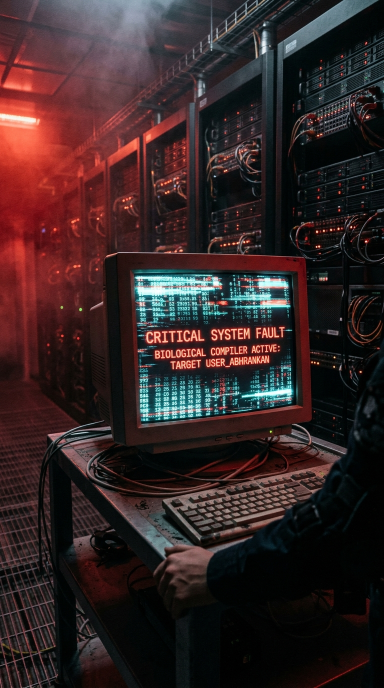
#> input picture episodes/keyframes/scene_07.jpg, 768 x 1376 px (shown at 1/2 size)
$ python generate_thumbnails.py
#> lines starting #> are read from the running program, lines starting #| are printed output that depends on the picture
"""
Server Room B - High-Converting 9:16 Video Thumbnail & Poster Generator
Generates high-contrast vertical covers with vignettes, hook badges, and typography.
Credit: Story by Abhrankan Chakrabarti
"""

import os
from PIL import Image, ImageDraw, ImageFont, ImageEnhance

def generate():
    repo_dir = os.path.dirname(os.path.dirname(os.path.abspath(__file__)))
    kf_dir = os.path.join(repo_dir, "episodes", "keyframes")
    out_dir = os.path.join(repo_dir, "episodes")

    try:
        font_hook = ImageFont.truetype("arialbd.ttf", 44)
        font_subhook = ImageFont.truetype("arialbd.ttf", 30)
        font_title = ImageFont.truetype("arialbd.ttf", 36)
        font_credit = ImageFont.truetype("arialbd.ttf", 24)
    except:
        font_hook = font_subhook = font_title = font_credit = ImageFont.load_default()

    # --- 1. Thumbnail for Part 1: The Packet ---
    base_p1 = os.path.join(kf_dir, "scene_07.jpg")
    img1 = Image.open(base_p1).convert("RGB").resize((720, 1280), Image.Resampling.LANCZOS)
    img1 = ImageEnhance.Contrast(img1).enhance(1.25)
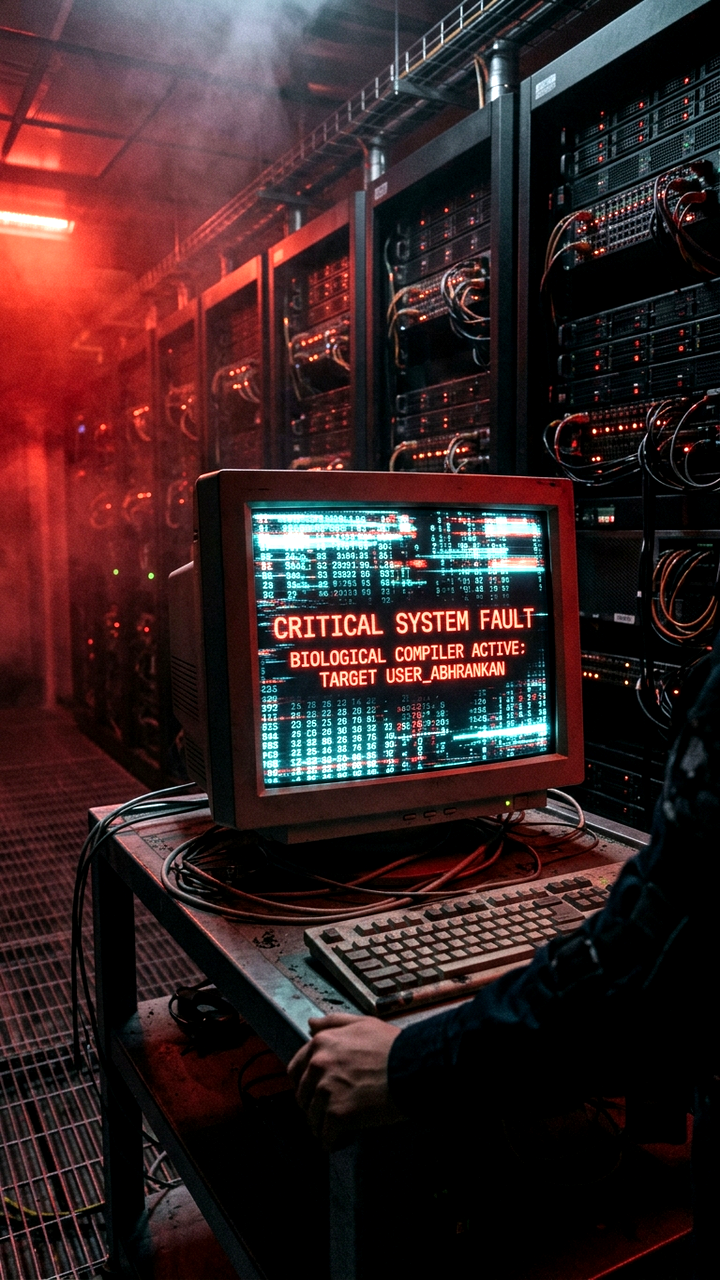
#> img1: PIL image 720x1280 RGB; mean R, G, B 56.7, 36.2, 37
    img1 = ImageEnhance.Brightness(img1).enhance(1.05)

    draw1 = ImageDraw.Draw(img1, "RGBA")
    for y in range(260):
        alpha = int(220 * (1 - y / 260))
        draw1.rectangle([(0, y), (720, y + 1)], fill=(0, 0, 0, alpha))
    for y in range(1000, 1280):
        alpha = int(240 * ((y - 1000) / 280))
        draw1.rectangle([(0, y), (720, y + 1)], fill=(0, 0, 0, alpha))

    # Top Hook Badge
    badge_w, badge_h = 440, 68
    bx1, by1 = (720 - badge_w) // 2, 80
    draw1.rectangle([(bx1, by1), (bx1 + badge_w, by1 + badge_h)], fill=(220, 38, 38, 230), outline=(254, 202, 202), width=3)
    draw1.text((720 // 2, by1 + badge_h // 2), "SOURCE: 0.0.0.0", fill=(255, 255, 255), font=font_hook, anchor="mm")

    # Center-Bottom Curiosity Question
    draw1.rectangle([(40, 890), (680, 960)], fill=(0, 0, 0, 210), outline=(56, 189, 248), width=2)
    draw1.text((360, 925), "WHEN REALITY CRASHES", fill=(56, 189, 248), font=font_subhook, anchor="mm")

    # Title Card
    draw1.text((360, 1070), "SERVER ROOM B", fill=(255, 255, 255), font=font_hook, anchor="mm")
    draw1.text((360, 1125), "Episode 1 • The Packet", fill=(234, 179, 8), font=font_subhook, anchor="mm")
    draw1.text((360, 1180), "Story by Abhrankan Chakrabarti", fill=(148, 163, 184), font=font_credit, anchor="mm")
    draw1.rectangle([(12, 12), (708, 1268)], outline=(56, 189, 248, 160), width=3)

    p1_out = os.path.join(out_dir, "thumbnail_part1.jpg")
    img1.save(p1_out, quality=95)
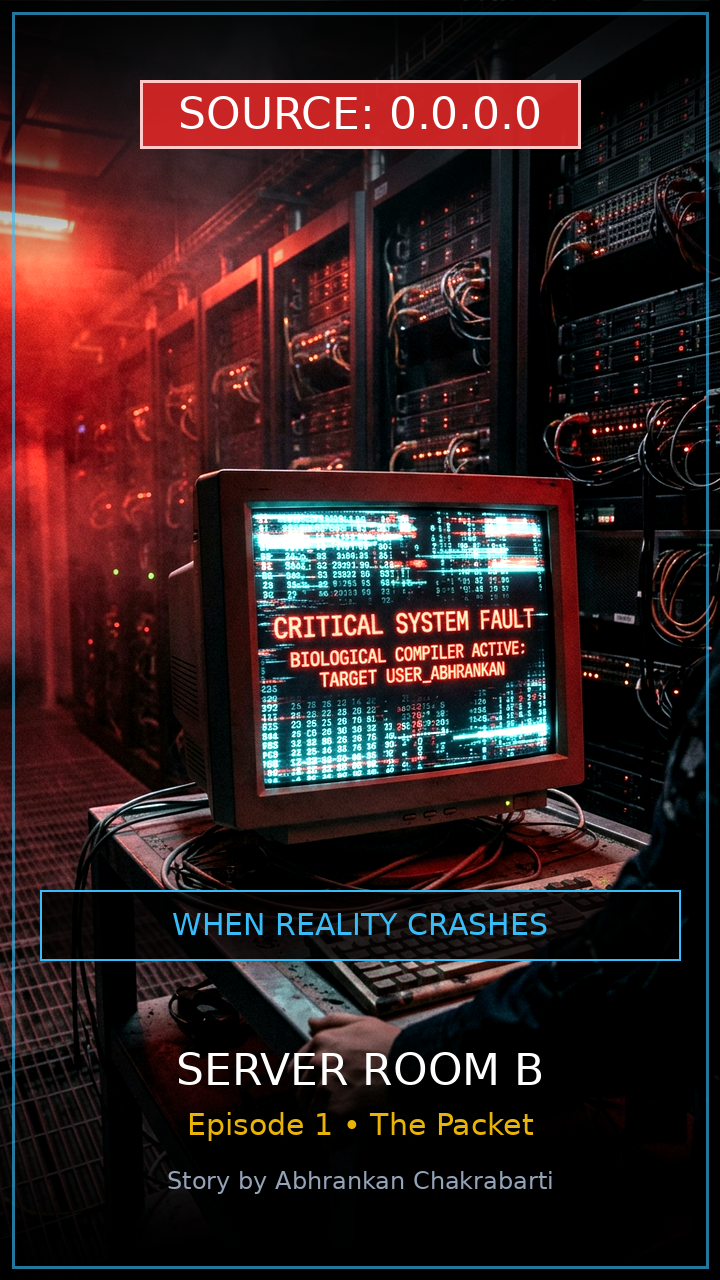
#> saved as thumbnail_part1.jpg: PIL image 720x1280 RGB; mean R, G, B 52.6, 31.8, 32.2
    print("Saved:", p1_out)

    # --- 2. Thumbnail for Part 2: Reality Uninstall ---
    base_p2 = os.path.join(kf_dir, "scene_11.jpg")
    img2 = Image.open(base_p2).convert("RGB").resize((720, 1280), Image.Resampling.LANCZOS)
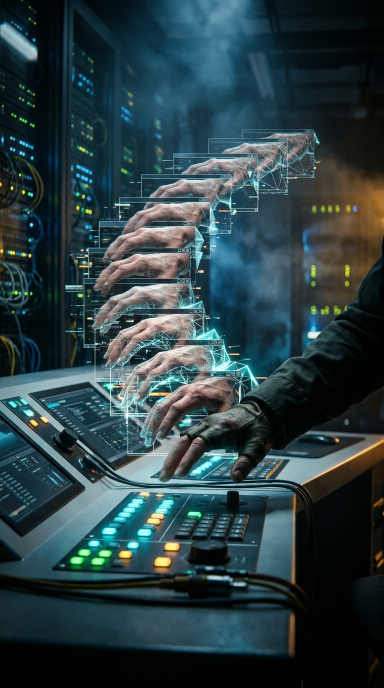
#> input picture episodes/keyframes/scene_11.jpg, 768 x 1376 px (shown at 1/2 size)
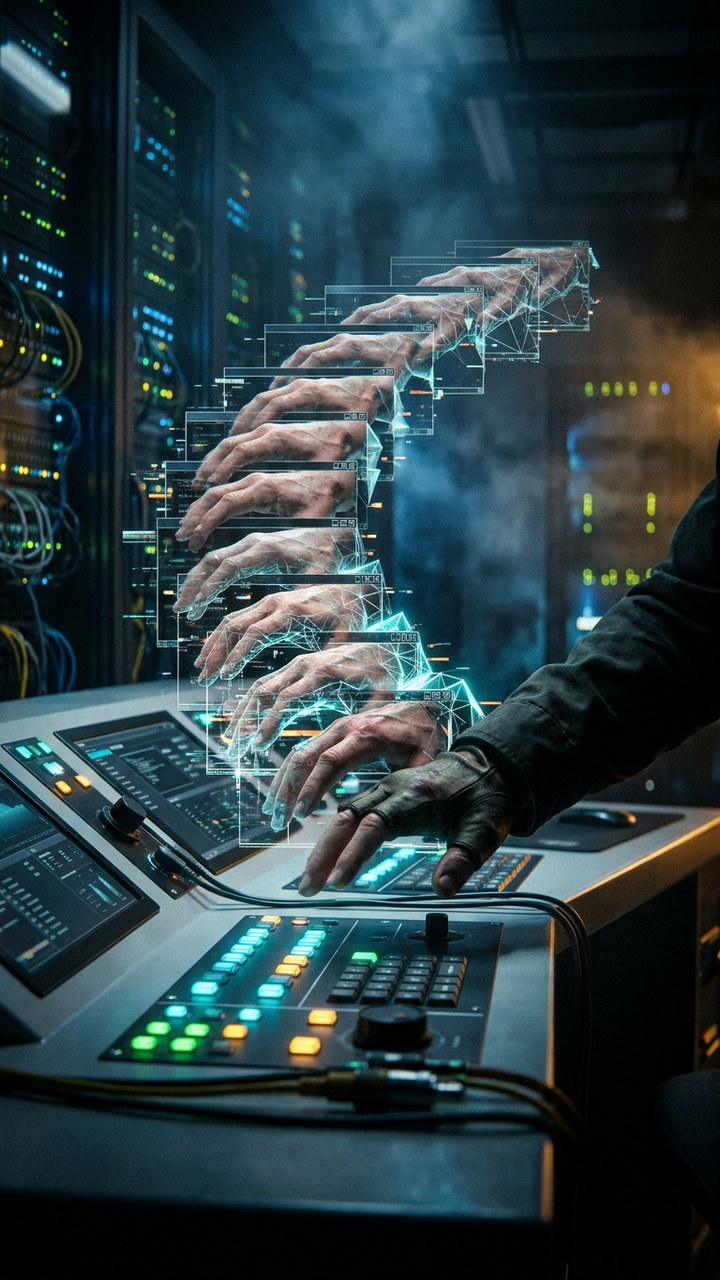
#> img2: PIL image 720x1280 RGB; mean R, G, B 42.9, 63, 67.4
    img2 = ImageEnhance.Contrast(img2).enhance(1.30)
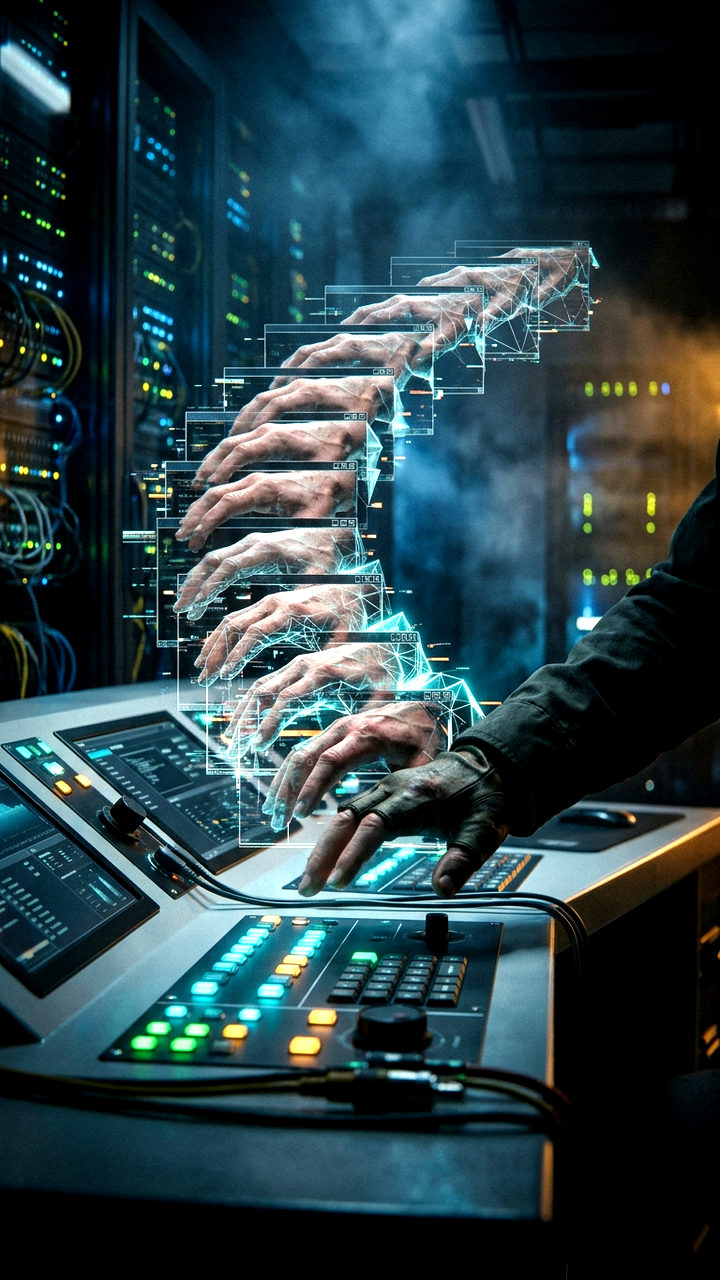
#> img2: PIL image 720x1280 RGB; mean R, G, B 42.4, 66, 71.9
    img2 = ImageEnhance.Brightness(img2).enhance(1.05)

    draw2 = ImageDraw.Draw(img2, "RGBA")
    for y in range(260):
        alpha = int(220 * (1 - y / 260))
        draw2.rectangle([(0, y), (720, y + 1)], fill=(0, 0, 0, alpha))
    for y in range(980, 1280):
        alpha = int(245 * ((y - 980) / 300))
        draw2.rectangle([(0, y), (720, y + 1)], fill=(0, 0, 0, alpha))

    # Top Warning Hook
    badge_w2, badge_h2 = 540, 68
    bx2, by2 = (720 - badge_w2) // 2, 80
    draw2.rectangle([(bx2, by2), (bx2 + badge_w2, by2 + badge_h2)], fill=(185, 28, 28, 235), outline=(254, 202, 202), width=3)
    draw2.text((720 // 2, by2 + badge_h2 // 2), "REALITY UNINSTALLING", fill=(255, 255, 255), font=font_hook, anchor="mm")

    # Middle Glitch Box
    draw2.rectangle([(40, 890), (680, 960)], fill=(0, 0, 0, 220), outline=(239, 68, 68), width=2)
    draw2.text((360, 925), "THIS IS NOT A BUG.", fill=(254, 202, 202), font=font_subhook, anchor="mm")

    # Bottom Title Card
    draw2.text((360, 1070), "SERVER ROOM B", fill=(255, 255, 255), font=font_hook, anchor="mm")
    draw2.text((360, 1125), "Part 2 • Reality Uninstall", fill=(234, 179, 8), font=font_subhook, anchor="mm")
    draw2.text((360, 1180), "Story by Abhrankan Chakrabarti", fill=(148, 163, 184), font=font_credit, anchor="mm")
    draw2.rectangle([(12, 12), (708, 1268)], outline=(239, 68, 68, 160), width=3)

    p2_out = os.path.join(out_dir, "thumbnail_part2.jpg")
    img2.save(p2_out, quality=95)
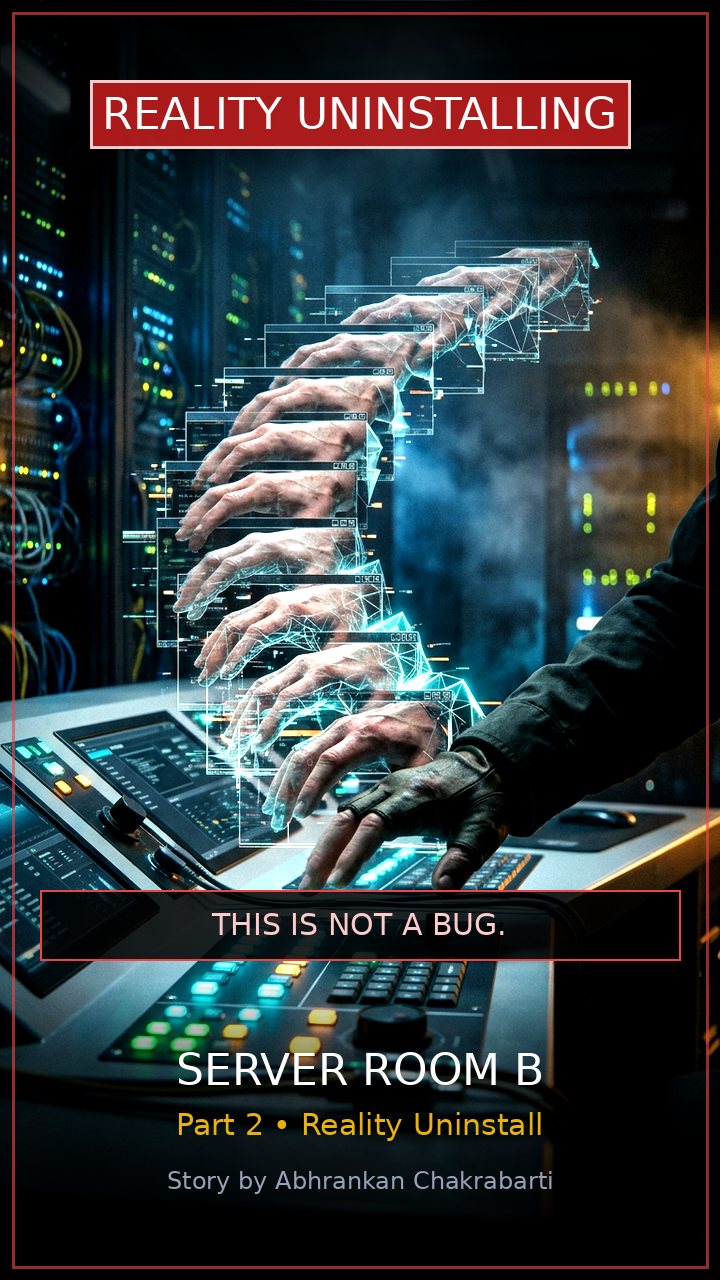
#> saved as thumbnail_part2.jpg: PIL image 720x1280 RGB; mean R, G, B 49.6, 58.7, 61.5
    print("Saved:", p2_out)

if __name__ == "__main__":
    generate()
